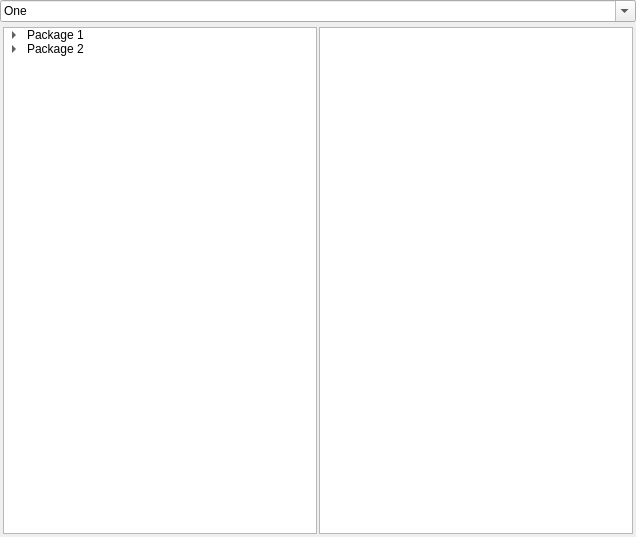
<?xml version="1.0" encoding="UTF-8"?>
<ui version="4.0">
 <class>packageWidget</class>
 <widget class="QWidget" name="packageWidget">
  <property name="geometry">
   <rect>
    <x>0</x>
    <y>0</y>
    <width>636</width>
    <height>537</height>
   </rect>
  </property>
  <property name="windowTitle">
   <string>Form</string>
  </property>
  <layout class="QVBoxLayout" name="layoutV_packageWidget">
   <property name="spacing">
    <number>2</number>
   </property>
   <property name="margin">
    <number>0</number>
   </property>
   <item>
    <widget class="QComboBox" name="combo_billingSelect">
     <property name="editable">
      <bool>true</bool>
     </property>
     <property name="insertPolicy">
      <enum>QComboBox::NoInsert</enum>
     </property>
     <property name="frame">
      <bool>true</bool>
     </property>
     <item>
      <property name="text">
       <string>One</string>
      </property>
     </item>
     <item>
      <property name="text">
       <string>2</string>
      </property>
     </item>
     <item>
      <property name="text">
       <string>3</string>
      </property>
     </item>
     <item>
      <property name="text">
       <string>4</string>
      </property>
     </item>
     <item>
      <property name="text">
       <string>5</string>
      </property>
     </item>
     <item>
      <property name="text">
       <string>New Item</string>
      </property>
     </item>
    </widget>
   </item>
   <item>
    <widget class="QFrame" name="frame_content">
     <property name="frameShape">
      <enum>QFrame::NoFrame</enum>
     </property>
     <property name="frameShadow">
      <enum>QFrame::Raised</enum>
     </property>
     <layout class="QHBoxLayout" name="layoutH_content">
      <property name="spacing">
       <number>2</number>
      </property>
      <property name="margin">
       <number>3</number>
      </property>
      <item>
       <widget class="QTreeWidget" name="tree">
        <property name="editTriggers">
         <set>QAbstractItemView::NoEditTriggers</set>
        </property>
        <property name="dragEnabled">
         <bool>true</bool>
        </property>
        <property name="dragDropMode">
         <enum>QAbstractItemView::DragOnly</enum>
        </property>
        <property name="sortingEnabled">
         <bool>false</bool>
        </property>
        <property name="headerHidden">
         <bool>true</bool>
        </property>
        <attribute name="headerVisible">
         <bool>false</bool>
        </attribute>
        <column>
         <property name="text">
          <string>1</string>
         </property>
        </column>
        <item>
         <property name="text">
          <string>Package 1</string>
         </property>
         <item>
          <property name="text">
           <string>domain1.com</string>
          </property>
         </item>
         <item>
          <property name="text">
           <string>domain2.com</string>
          </property>
         </item>
        </item>
        <item>
         <property name="text">
          <string>Package 2</string>
         </property>
         <item>
          <property name="text">
           <string>domain3.net</string>
          </property>
         </item>
        </item>
       </widget>
      </item>
      <item>
       <widget class="QTextBrowser" name="textb_properties"/>
      </item>
     </layout>
    </widget>
   </item>
  </layout>
 </widget>
 <resources/>
 <connections/>
</ui>
